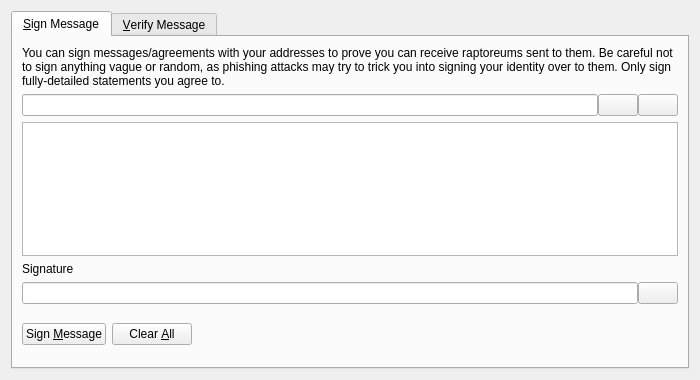
<?xml version="1.0" encoding="UTF-8"?>
<ui version="4.0">
 <class>SignVerifyMessageDialog</class>
 <widget class="QDialog" name="SignVerifyMessageDialog">
  <property name="geometry">
   <rect>
    <x>0</x>
    <y>0</y>
    <width>700</width>
    <height>380</height>
   </rect>
  </property>
  <property name="windowTitle">
   <string>Signatures - Sign / Verify a Message</string>
  </property>
  <property name="modal">
   <bool>true</bool>
  </property>
  <layout class="QVBoxLayout" name="verticalLayout">
   <item>
    <widget class="QTabWidget" name="tabWidget">
     <property name="currentIndex">
      <number>0</number>
     </property>
     <widget class="QWidget" name="tabSignMessage">
      <attribute name="title">
       <string>&amp;Sign Message</string>
      </attribute>
      <layout class="QVBoxLayout" name="verticalLayout_SM">
       <item>
        <widget class="QLabel" name="infoLabel_SM">
         <property name="text">
          <string>You can sign messages/agreements with your addresses to prove you can receive raptoreums sent to them. Be careful not to sign anything vague or random, as phishing attacks may try to trick you into signing your identity over to them. Only sign fully-detailed statements you agree to.</string>
         </property>
         <property name="textFormat">
          <enum>Qt::PlainText</enum>
         </property>
         <property name="wordWrap">
          <bool>true</bool>
         </property>
        </widget>
       </item>
       <item>
        <layout class="QHBoxLayout" name="horizontalLayout_1_SM">
         <property name="spacing">
          <number>0</number>
         </property>
         <item>
          <widget class="QValidatedLineEdit" name="addressIn_SM">
           <property name="toolTip">
            <string>The Raptoreum address to sign the message with</string>
           </property>
          </widget>
         </item>
         <item>
          <widget class="QPushButton" name="addressBookButton_SM">
           <property name="toolTip">
            <string>Choose previously used address</string>
           </property>
           <property name="text">
            <string/>
           </property>
           <property name="icon">
            <iconset resource="../raptoreum.qrc">
             <normaloff>:/icons/address-book</normaloff>:/icons/address-book</iconset>
           </property>
           <property name="shortcut">
            <string>Alt+A</string>
           </property>
           <property name="autoDefault">
            <bool>false</bool>
           </property>
          </widget>
         </item>
         <item>
          <widget class="QPushButton" name="pasteButton_SM">
           <property name="toolTip">
            <string>Paste address from clipboard</string>
           </property>
           <property name="text">
            <string/>
           </property>
           <property name="icon">
            <iconset resource="../raptoreum.qrc">
             <normaloff>:/icons/editpaste</normaloff>:/icons/editpaste</iconset>
           </property>
           <property name="shortcut">
            <string>Alt+P</string>
           </property>
           <property name="autoDefault">
            <bool>false</bool>
           </property>
          </widget>
         </item>
        </layout>
       </item>
       <item>
        <widget class="QPlainTextEdit" name="messageIn_SM">
         <property name="toolTip">
          <string>Enter the message you want to sign here</string>
         </property>
        </widget>
       </item>
       <item>
        <widget class="QLabel" name="signatureLabel_SM">
         <property name="text">
          <string>Signature</string>
         </property>
         <property name="textFormat">
          <enum>Qt::PlainText</enum>
         </property>
        </widget>
       </item>
       <item>
        <layout class="QHBoxLayout" name="horizontalLayout_2_SM">
         <property name="spacing">
          <number>0</number>
         </property>
         <item>
          <widget class="QLineEdit" name="signatureOut_SM">
           <property name="font">
            <font>
             <italic>true</italic>
            </font>
           </property>
           <property name="readOnly">
            <bool>true</bool>
           </property>
          </widget>
         </item>
         <item>
          <widget class="QPushButton" name="copySignatureButton_SM">
           <property name="toolTip">
            <string>Copy the current signature to the system clipboard</string>
           </property>
           <property name="text">
            <string/>
           </property>
           <property name="icon">
            <iconset resource="../raptoreum.qrc">
             <normaloff>:/icons/editcopy</normaloff>:/icons/editcopy</iconset>
           </property>
           <property name="autoDefault">
            <bool>false</bool>
           </property>
          </widget>
         </item>
        </layout>
       </item>
       <item>
        <layout class="QHBoxLayout" name="horizontalLayout_3_SM">
         <item>
          <widget class="QPushButton" name="signMessageButton_SM">
           <property name="toolTip">
            <string>Sign the message to prove you own this Raptoreum address</string>
           </property>
           <property name="text">
            <string>Sign &amp;Message</string>
           </property>
           <property name="icon">
            <iconset resource="../raptoreum.qrc">
             <normaloff>:/icons/edit</normaloff>:/icons/edit</iconset>
           </property>
           <property name="autoDefault">
            <bool>false</bool>
           </property>
          </widget>
         </item>
         <item>
          <widget class="QPushButton" name="clearButton_SM">
           <property name="toolTip">
            <string>Reset all sign message fields</string>
           </property>
           <property name="text">
            <string>Clear &amp;All</string>
           </property>
           <property name="icon">
            <iconset resource="../raptoreum.qrc">
             <normaloff>:/icons/remove</normaloff>:/icons/remove</iconset>
           </property>
           <property name="autoDefault">
            <bool>false</bool>
           </property>
          </widget>
         </item>
         <item>
          <spacer name="horizontalSpacer_1_SM">
           <property name="orientation">
            <enum>Qt::Horizontal</enum>
           </property>
           <property name="sizeHint" stdset="0">
            <size>
             <width>40</width>
             <height>48</height>
            </size>
           </property>
          </spacer>
         </item>
         <item>
          <widget class="QLabel" name="statusLabel_SM">
           <property name="font">
            <font>
             <weight>75</weight>
             <bold>true</bold>
            </font>
           </property>
           <property name="text">
            <string/>
           </property>
           <property name="wordWrap">
            <bool>true</bool>
           </property>
          </widget>
         </item>
         <item>
          <spacer name="horizontalSpacer_2_SM">
           <property name="orientation">
            <enum>Qt::Horizontal</enum>
           </property>
           <property name="sizeHint" stdset="0">
            <size>
             <width>40</width>
             <height>48</height>
            </size>
           </property>
          </spacer>
         </item>
        </layout>
       </item>
      </layout>
     </widget>
     <widget class="QWidget" name="tabVerifyMessage">
      <attribute name="title">
       <string>&amp;Verify Message</string>
      </attribute>
      <layout class="QVBoxLayout" name="verticalLayout_VM">
       <item>
        <widget class="QLabel" name="infoLabel_VM">
         <property name="text">
          <string>Enter the receiver's address, message (ensure you copy line breaks, spaces, tabs, etc. exactly) and signature below to verify the message. Be careful not to read more into the signature than what is in the signed message itself, to avoid being tricked by a man-in-the-middle attack. Note that this only proves the signing party receives with the address, it cannot prove sendership of any transaction!</string>
         </property>
         <property name="textFormat">
          <enum>Qt::PlainText</enum>
         </property>
         <property name="alignment">
          <set>Qt::AlignLeading|Qt::AlignLeft|Qt::AlignTop</set>
         </property>
         <property name="wordWrap">
          <bool>true</bool>
         </property>
        </widget>
       </item>
       <item>
        <layout class="QHBoxLayout" name="horizontalLayout_1_VM">
         <property name="spacing">
          <number>0</number>
         </property>
         <item>
          <widget class="QValidatedLineEdit" name="addressIn_VM">
           <property name="toolTip">
            <string>The Raptoreum address the message was signed with</string>
           </property>
          </widget>
         </item>
         <item>
          <widget class="QPushButton" name="addressBookButton_VM">
           <property name="toolTip">
            <string>Choose previously used address</string>
           </property>
           <property name="text">
            <string/>
           </property>
           <property name="icon">
            <iconset resource="../raptoreum.qrc">
             <normaloff>:/icons/address-book</normaloff>:/icons/address-book</iconset>
           </property>
           <property name="shortcut">
            <string>Alt+A</string>
           </property>
           <property name="autoDefault">
            <bool>false</bool>
           </property>
          </widget>
         </item>
        </layout>
       </item>
       <item>
        <widget class="QPlainTextEdit" name="messageIn_VM"/>
       </item>
       <item>
        <widget class="QValidatedLineEdit" name="signatureIn_VM"/>
       </item>
       <item>
        <layout class="QHBoxLayout" name="horizontalLayout_2_VM">
         <item>
          <widget class="QPushButton" name="verifyMessageButton_VM">
           <property name="toolTip">
            <string>Verify the message to ensure it was signed with the specified Raptoreum address</string>
           </property>
           <property name="text">
            <string>Verify &amp;Message</string>
           </property>
           <property name="icon">
            <iconset resource="../raptoreum.qrc">
             <normaloff>:/icons/transaction_0</normaloff>:/icons/transaction_0</iconset>
           </property>
           <property name="autoDefault">
            <bool>false</bool>
           </property>
          </widget>
         </item>
         <item>
          <widget class="QPushButton" name="clearButton_VM">
           <property name="toolTip">
            <string>Reset all verify message fields</string>
           </property>
           <property name="text">
            <string>Clear &amp;All</string>
           </property>
           <property name="icon">
            <iconset resource="../raptoreum.qrc">
             <normaloff>:/icons/remove</normaloff>:/icons/remove</iconset>
           </property>
           <property name="autoDefault">
            <bool>false</bool>
           </property>
          </widget>
         </item>
         <item>
          <spacer name="horizontalSpacer_1_VM">
           <property name="orientation">
            <enum>Qt::Horizontal</enum>
           </property>
           <property name="sizeHint" stdset="0">
            <size>
             <width>40</width>
             <height>48</height>
            </size>
           </property>
          </spacer>
         </item>
         <item>
          <widget class="QLabel" name="statusLabel_VM">
           <property name="font">
            <font>
             <weight>75</weight>
             <bold>true</bold>
            </font>
           </property>
           <property name="text">
            <string/>
           </property>
           <property name="wordWrap">
            <bool>true</bool>
           </property>
          </widget>
         </item>
         <item>
          <spacer name="horizontalSpacer_2_VM">
           <property name="orientation">
            <enum>Qt::Horizontal</enum>
           </property>
           <property name="sizeHint" stdset="0">
            <size>
             <width>40</width>
             <height>48</height>
            </size>
           </property>
          </spacer>
         </item>
        </layout>
       </item>
      </layout>
     </widget>
    </widget>
   </item>
  </layout>
 </widget>
 <customwidgets>
  <customwidget>
   <class>QValidatedLineEdit</class>
   <extends>QLineEdit</extends>
   <header>qvalidatedlineedit.h</header>
  </customwidget>
 </customwidgets>
 <resources>
  <include location="../raptoreum.qrc"/>
 </resources>
 <connections/>
</ui>
